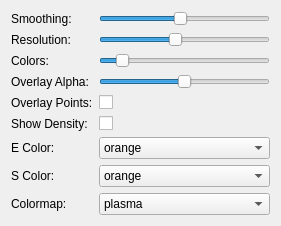
<?xml version="1.0" encoding="UTF-8"?>
<ui version="4.0">
 <class>DensityWindowInspector</class>
 <widget class="QDialog" name="DensityWindowInspector">
  <property name="geometry">
   <rect>
    <x>0</x>
    <y>0</y>
    <width>281</width>
    <height>159</height>
   </rect>
  </property>
  <property name="sizePolicy">
   <sizepolicy hsizetype="Preferred" vsizetype="Minimum">
    <horstretch>0</horstretch>
    <verstretch>0</verstretch>
   </sizepolicy>
  </property>
  <property name="minimumSize">
   <size>
    <width>0</width>
    <height>0</height>
   </size>
  </property>
  <property name="maximumSize">
   <size>
    <width>1000</width>
    <height>1000</height>
   </size>
  </property>
  <property name="windowTitle">
   <string>Adjust</string>
  </property>
  <layout class="QGridLayout" name="gridLayout">
   <item row="4" column="0">
    <layout class="QGridLayout" name="gridLayout_2">
     <item row="4" column="0">
      <widget class="QLabel" name="overlayLabel">
       <property name="text">
        <string>Overlay Points:</string>
       </property>
      </widget>
     </item>
     <item row="2" column="0">
      <widget class="QLabel" name="colorLabel">
       <property name="text">
        <string>Colors:</string>
       </property>
      </widget>
     </item>
     <item row="0" column="0">
      <widget class="QLabel" name="smoothingLabel">
       <property name="text">
        <string>Smoothing: </string>
       </property>
      </widget>
     </item>
     <item row="1" column="0">
      <widget class="QLabel" name="resolutionLabel">
       <property name="text">
        <string>Resolution: </string>
       </property>
      </widget>
     </item>
     <item row="3" column="0">
      <widget class="QLabel" name="label">
       <property name="text">
        <string>Overlay Alpha:</string>
       </property>
      </widget>
     </item>
     <item row="1" column="1">
      <widget class="QSlider" name="resolutionSlider">
       <property name="minimum">
        <number>10</number>
       </property>
       <property name="maximum">
        <number>100</number>
       </property>
       <property name="value">
        <number>50</number>
       </property>
       <property name="tracking">
        <bool>false</bool>
       </property>
       <property name="orientation">
        <enum>Qt::Horizontal</enum>
       </property>
       <property name="invertedControls">
        <bool>false</bool>
       </property>
       <property name="tickPosition">
        <enum>QSlider::NoTicks</enum>
       </property>
       <property name="tickInterval">
        <number>1000</number>
       </property>
      </widget>
     </item>
     <item row="0" column="1">
      <widget class="QSlider" name="smoothingSlider">
       <property name="minimum">
        <number>1</number>
       </property>
       <property name="maximum">
        <number>20</number>
       </property>
       <property name="value">
        <number>10</number>
       </property>
       <property name="tracking">
        <bool>false</bool>
       </property>
       <property name="orientation">
        <enum>Qt::Horizontal</enum>
       </property>
       <property name="invertedControls">
        <bool>false</bool>
       </property>
       <property name="tickPosition">
        <enum>QSlider::NoTicks</enum>
       </property>
       <property name="tickInterval">
        <number>1000</number>
       </property>
      </widget>
     </item>
     <item row="3" column="1">
      <widget class="QSlider" name="pointAlphaSlider">
       <property name="minimum">
        <number>0</number>
       </property>
       <property name="maximum">
        <number>20</number>
       </property>
       <property name="value">
        <number>10</number>
       </property>
       <property name="tracking">
        <bool>false</bool>
       </property>
       <property name="orientation">
        <enum>Qt::Horizontal</enum>
       </property>
       <property name="invertedControls">
        <bool>false</bool>
       </property>
       <property name="tickPosition">
        <enum>QSlider::NoTicks</enum>
       </property>
       <property name="tickInterval">
        <number>1000</number>
       </property>
      </widget>
     </item>
     <item row="2" column="1">
      <widget class="QSlider" name="colorSlider">
       <property name="minimum">
        <number>1</number>
       </property>
       <property name="maximum">
        <number>20</number>
       </property>
       <property name="value">
        <number>3</number>
       </property>
       <property name="tracking">
        <bool>false</bool>
       </property>
       <property name="orientation">
        <enum>Qt::Horizontal</enum>
       </property>
       <property name="invertedControls">
        <bool>false</bool>
       </property>
       <property name="tickPosition">
        <enum>QSlider::NoTicks</enum>
       </property>
       <property name="tickInterval">
        <number>1000</number>
       </property>
      </widget>
     </item>
     <item row="4" column="1">
      <widget class="QCheckBox" name="overlayCheckBox">
       <property name="text">
        <string/>
       </property>
      </widget>
     </item>
     <item row="5" column="0">
      <widget class="QLabel" name="densityLabel">
       <property name="text">
        <string>Show Density:</string>
       </property>
      </widget>
     </item>
     <item row="5" column="1">
      <widget class="QCheckBox" name="densityCheckBox">
       <property name="text">
        <string/>
       </property>
      </widget>
     </item>
     <item row="6" column="0">
      <widget class="QLabel" name="eColorLabel">
       <property name="text">
        <string>E Color:</string>
       </property>
      </widget>
     </item>
     <item row="6" column="1">
      <widget class="QComboBox" name="eColorComboBox">
       <property name="sizeAdjustPolicy">
        <enum>QComboBox::AdjustToContents</enum>
       </property>
       <item><property name="text"><string>orange</string></property></item>
       <item><property name="text"><string>purple</string></property></item>
       <item><property name="text"><string>blue</string></property></item>
       <item><property name="text"><string>green</string></property></item>
       <item><property name="text"><string>red</string></property></item>
       <item><property name="text"><string>cyan</string></property></item>
       <item><property name="text"><string>yellow</string></property></item>
       <item><property name="text"><string>grey</string></property></item>
      </widget>
     </item>
     <item row="7" column="0">
      <widget class="QLabel" name="sColorLabel">
       <property name="text">
        <string>S Color:</string>
       </property>
      </widget>
     </item>
     <item row="7" column="1">
      <widget class="QComboBox" name="sColorComboBox">
       <property name="sizeAdjustPolicy">
        <enum>QComboBox::AdjustToContents</enum>
       </property>
       <item><property name="text"><string>orange</string></property></item>
       <item><property name="text"><string>purple</string></property></item>
       <item><property name="text"><string>blue</string></property></item>
       <item><property name="text"><string>green</string></property></item>
       <item><property name="text"><string>red</string></property></item>
       <item><property name="text"><string>cyan</string></property></item>
       <item><property name="text"><string>yellow</string></property></item>
       <item><property name="text"><string>grey</string></property></item>
      </widget>
     </item>
     <item row="8" column="0">
      <widget class="QLabel" name="cmapLabel">
       <property name="text">
        <string>Colormap:</string>
       </property>
      </widget>
     </item>
     <item row="8" column="1">
      <widget class="QComboBox" name="cmapComboBox">
       <property name="sizeAdjustPolicy">
        <enum>QComboBox::AdjustToContents</enum>
       </property>
       <item><property name="text"><string>plasma</string></property></item>
       <item><property name="text"><string>viridis</string></property></item>
       <item><property name="text"><string>inferno</string></property></item>
       <item><property name="text"><string>magma</string></property></item>
       <item><property name="text"><string>cividis</string></property></item>
      </widget>
     </item>
    </layout>
   </item>
  </layout>
 </widget>
 <layoutdefault spacing="6" margin="11"/>
 <resources/>
 <connections/>
</ui>
